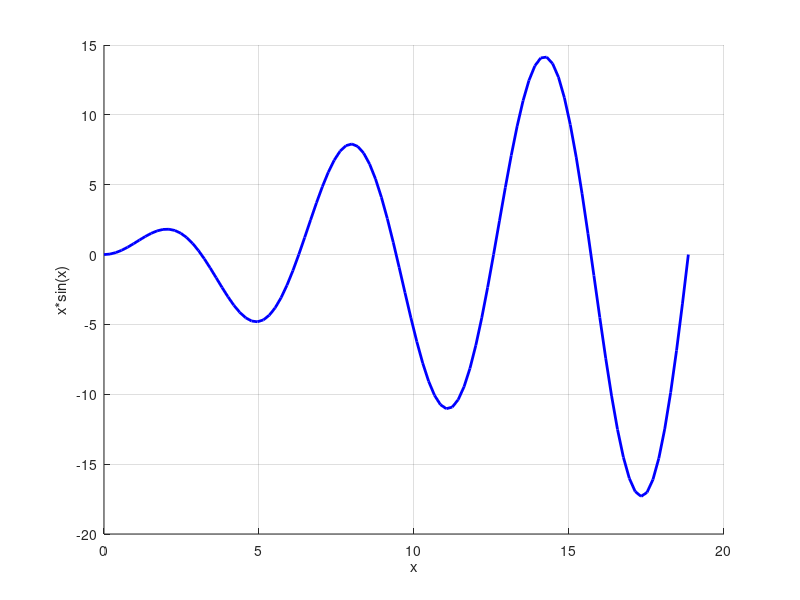

Here is the MATLAB script that generated this plot:
% Ejercicio 3.4.1
clear; close all; clc;
		  % Generate data
		  x=linspace(0,6*pi,100);
		  %[TO COMPLETE #1]
      y=x.*sin(x);
		  z=exp(x/10)-1;

		  % Create figure with visualization
		  hold on
		  %[TO COMPLETE #2]
		  % en negro plot3(x,y,0*z,'kx')
      % en azul y con la línea en doble grosor:
      plot3(x,y,0*z,'linewidth',2,'b-');

		  % Add axis labels
		  xlabel('x');
		  ylabel('x*sin(x)');
      %[TO COMPLETE #3]
      zlabel('e^x/10-1');
      %[TO COMPLETE #4]
		  hold off
		  %[TO COMPLETE #5]
      grid on
